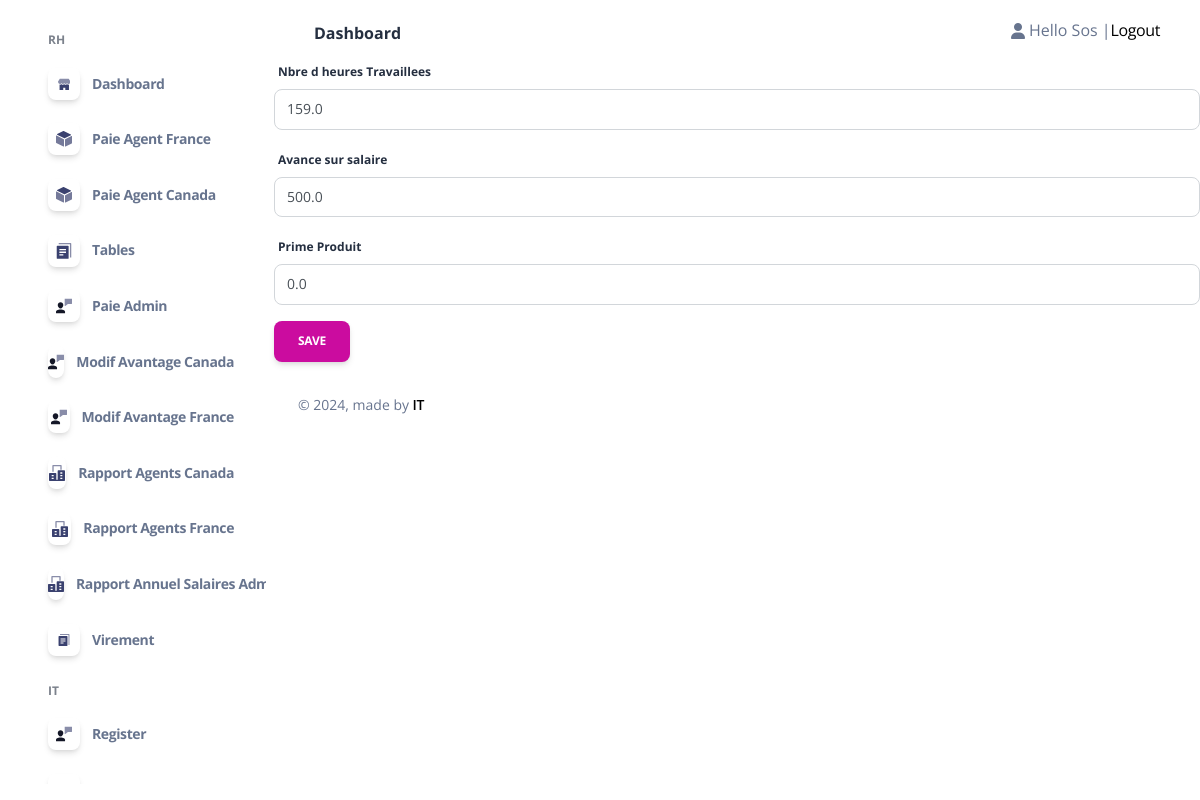
/EditS/3 (signed in), run on the app's committed database.
### admin_Sos/models.py (models this page shows, shortened)
class Collaborateur(models.Model):
    Statut_P= (
        ('AGENT','AGENT'),
        ('CADRE','CADRE'),
        ('TECHNICIEN','TECHNICIEN'),
        ('STAGIAIRE','STAGIAIRE'),
    )
    STATUT_statut = (
        ('ACTIF','ACTIF'),
        ('INACTIF','INACTIF'),
        ('FORMATION','FORMATION'),
        ('STAGE','STAGE'),
    )
    STATUT_activite = (
        ('FRANCE','FRANCE'),
        ('CANADA','CANADA'),
    )
    STATUT_causededepart = (
        ('Demission','Demission'),
        ('Licenciement','Licenciement'),
        ('FPE','FPE'),
        ('Fin de contrat','Fin de contrat'),
        ('Comportement','Comportement'),
        ('Etudes','Etudes'),
        ('Sans motif(Volantaire)','Sans motif(Volantaire)'),
        ('Autre','Autre'),
    )
    Contart = (
        ('Etranger','Etranger'),
        ('Stage','Stage'),
        ('CDD','CDD'),
        ('CDI','CDI'),
    )
    TTGD = (
        ('Célibataire ','Célibataire'),
        ('Marié(e)','Marié(e)'),
        ('Divorcé(e)','Divorcé(e)'),
        ('Veuf(ve)','Veuf(ve)'),
    )
    statut_sexe = (
        ('H','H'),
        ('F','F'),
    )
    statut_TF = (
        ('OUI','OUI'),
        ('NON','NON'),
    )
    Statut = models.CharField(max_length=10,null=True,blank=True,choices=STATUT_statut)
    Nom = models.CharField(max_length=500,null=True,blank=True)
    Prenom = models.CharField(max_length=500,null=True,blank=True)
    Sexe = models.CharField(max_length=50,null=True,blank=True,choices=statut_sexe)
    Date_de_naissance = models.DateField(null=True,blank=True)
    Age = models.PositiveIntegerField(null=True,blank=True)
    Situation_familiale = models.CharField(max_length=100, null=True,blank=True,choices=TTGD)
    Nombre_d_enfants = models.FloatField(default=0, null=True,blank=True)
    N_CIN =models.CharField(default="-",max_length=120 ,null=True,blank=True)
    N_Passeport=models.CharField(default="-",max_length=300 ,null=True,blank=True)
    Nationalité=models.CharField(default="-",max_length=200,null=True,blank=True)
    Adresse_postale=models.CharField(default="-",max_length=200,null=True,blank=True)
    Ville=models.CharField(default="-",max_length=100,null=True,blank=True)
    E_mail= models.EmailField(null=True,blank=True)
    Declaration_CNSS= models.CharField(max_length=100,null=True,blank=True,choices=statut_TF)
    N_de_téléphone=models.CharField(max_length=200,null=True,blank=True)
    RIB = models.CharField(default="-",max_length=300,null=True,blank=True)
    N_CNSS= models.CharField(default="-",max_length=200,null=True,blank=True)
    Type_de_contrat= models.CharField(max_length=100,null=True,blank=True,choices=Contart)
    Salaire_base = models.PositiveBigIntegerField(default=0,null=True,blank=True)
    Nombre_de_Jour_Travaille_Admin= models.PositiveIntegerField(default=0,null=True,blank=True)
    Poste = models.CharField(max_length=100,null=True,blank=True)
    CSP = models.CharField(max_length=100,null=True,blank=True,choices=Statut_P)
    Date_d_entrée = models.DateField(null=True,blank=True)
    Date_de_Sortie = models.DateField(null=True,blank=True)
    anciennetee = models.IntegerField(default=0,null=True, blank=True)
    Motif_de_départ = models.CharField(default="-",max_length=1000,null=True,blank=True,choices=STATUT_causededepart)
    Commentaire = models.CharField(default="-",max_length=1000,null=True,blank=True)
    Prime_Produit = models.FloatField(default=0,null=True,blank=True)
    Nbre_d_heures_Travaillees= models.FloatField(default=0,null=True,blank=True)
    Planifier= models.FloatField(default=0,null=True,blank=True)
    Avance_sur_salaire = models.FloatField(default=0,null=True,blank=True)
    S_H = models.FloatField(default=0,null=True, blank=True)
    Activite=models.CharField(max_length=100,null=True,blank=True,choices=STATUT_activite)
    user =models.OneToOneField(User, null=True,blank=True,on_delete=models.CASCADE)

### admin_Sos/decorators.py (the view)
        def wrapper_func(request,*args, **kwargs):
            group=None
            if request.user.groups.exists():
                group= request.user.groups.all()[0].name
            if group == 'Admin':
                return view_func(request,*args, **kwargs)
            if group == 'Agent':
                return redirect('home')
            else:
                return redirect('login')

### admin_Sos/forms.py
class SalaireForm(forms.ModelForm):
    class Meta:
        model=Collaborateur
        fields=['Nbre_d_heures_Travaillees','Avance_sur_salaire','Prime_Produit']

### admin_Sos/views.py (called while the page is built)
@login_required(login_url='login')
@admin_only
def EditS_Canada_View(request,id):
    instance= Collaborateur.objects.get(id=id)
    if request.method == "POST":
        form = SalaireForm(data=request.POST,files=request.FILES,instance=instance)
        if form.is_valid():
            form.save()
            return redirect('ModifSC')
    if request.method == "GET":
        form = SalaireForm(instance=instance)
    return render(request,'admin_/EditS.html',{'form':form,'collaborateur':instance})

### Templates/admin_/EditS.html (shortened to what this page needs)
{% extends 'admin_/Base/homebase_admin.html' %}
{% block body %}{% include 'admin_/content/Modify/content_editS.html'%}{% endblock  %}

### Templates/admin_/Base/header_admin.html (shortened to what this page needs)
{% load static %}
<body class="g-sidenav-show h-100  bg-gray-100" style="background-color: white !important;">
  <aside class="sidenav navbar navbar-vertical navbar-expand-xs border-0 border-radius-xl my-3 fixed-left ms-3" id="sidenav-main">
    <div class="collapse navbar-collapse h-100 w-200" id="sidenav-collapse-main">
      <ul class="navbar-nav">
        <li class="nav-item mt-3">
          <h6 class="ps-4 ms-2 text-uppercase text-xs font-weight-bolder opacity-6" style="font-weight: bold;!important">RH</h6>
        </li>
        <li class="nav-item">
          <a class="nav-link  {% if request.path == '/home_admin/' %}active{% endif %}" href="{% url 'home_admin' %}">
            <div class="icon icon-shape icon-sm shadow border-radius-md bg-white text-center me-2 d-flex align-items-center justify-content-center">
            </div>
            <span class="nav-link-text ms-1" style="font-weight: bold;!important">Dashboard</span>
          </a>
        </li>
        <li class="nav-item">
          <a class="nav-link {% if request.path == '/HW/' %}active{% endif %}" href="{% url 'tableF' %}">
            <div class="icon icon-shape icon-sm shadow border-radius-md bg-white text-center me-2 d-flex align-items-center justify-content-center">
            </div>
            <span class="nav-link-text ms-1"style="font-weight: bold;!important">Paie Agent France</span>
          </a>
        </li>
        <li class="nav-item">
          <a class="nav-link {% if request.path == '/HW/' %}active{% endif %}" href="{% url 'tableC' %}">
            <div class="icon icon-shape icon-sm shadow border-radius-md bg-white text-center me-2 d-flex align-items-center justify-content-center">
            </div>
            <span class="nav-link-text ms-1"style="font-weight: bold;!important">Paie Agent Canada</span>
          </a>
        </li>
        <li class="nav-item">
          <a class="nav-link {% if request.path == '/table/' %}active{% endif %} " href="{% url 'table' %}">
            <div class="icon icon-shape icon-sm shadow border-radius-md bg-white text-center me-2 d-flex align-items-center justify-content-center">
            </div>
            <span class="nav-link-text ms-1"style="font-weight: bold;!important">Tables</span>
          </a>
        </li>
        <li class="nav-item">
          <a class="nav-link {% if request.path == '/Salaire Admin/' %}active{% endif %} " href="{% url 'salaire_admin' %}">
            <div class="icon icon-shape icon-sm shadow border-radius-md bg-white text-center me-2 d-flex align-items-center justify-content-center">
            </div>
            <span class="nav-link-text ms-1"style="font-weight: bold;!important">Paie Admin</span>
          </a>
        </li>
        <li class="nav-item">
          <a class="nav-link {% if request.path == '/Modif Salaire Agent Canada/' %}active{% endif %}  " href="{% url 'ModifSC' %}">
            <div class="icon icon-shape icon-sm shadow border-radius-md bg-white text-center me-2 d-flex align-items-center justify-content-center">
            </div>
            <span class="nav-link-text ms-1"style="font-weight: bold;!important">Modif Avantage Canada</span>
          </a>
        </li>
        <li class="nav-item">
          <a class="nav-link {% if request.path == '/Modif Salaire Agent France/' %}active{% endif %}  " href="{% url 'ModifSF' %}">
            <div class="icon icon-shape icon-sm shadow border-radius-md bg-white text-center me-2 d-flex align-items-center justify-content-center">
            </div>
            <span class="nav-link-text ms-1"style="font-weight: bold;!important">Modif Avantage France</span>
          </a>
        </li>
        <li class="nav-item">
          <a class="nav-link  {% if request.path == '/rapport Agent Canada/' %}active{% endif %} " href="{% url 'rapport Agent Canada' %}">
            <div class="icon icon-shape icon-sm shadow border-radius-md bg-white text-center me-2 d-flex align-items-center justify-content-center">
            </div>
            <span class="nav-link-text ms-1"style="font-weight: bold;!important">Rapport Agents Canada</span>
          </a>
        </li>
        <li class="nav-item">
          <a class="nav-link  {% if request.path == '/rapport Agent France/' %}active{% endif %} " href="{% url 'rapport Agent France' %}">
            <div class="icon icon-shape icon-sm shadow border-radius-md bg-white text-center me-2 d-flex align-items-center justify-content-center">
            </div>
            <span class="nav-link-text ms-1"style="font-weight: bold;!important">Rapport Agents France</span>
          </a>
        </li>
        <li class="nav-item">
          <a class="nav-link {% if request.path == '/rapport Admin/' %}active{% endif %} " href="{% url 'rapport Admin' %}">
            <div class="icon icon-shape icon-sm shadow border-radius-md bg-white text-center me-2 d-flex align-items-center justify-content-center">
            </div>
            <span class="nav-link-text ms-1"style="font-weight: bold;!important">Rapport Annuel Salaires Admins</span>
          </a>
        </li>
        <li class="nav-item">
          <a class="nav-link {% if request.path == '/Virement/' %}active{% endif %} " href="{% url 'virement' %}">
            <div class="icon icon-shape icon-sm shadow border-radius-md bg-white text-center me-2 d-flex align-items-center justify-content-center">
            </div>
            <span class="nav-link-text ms-1"style="font-weight: bold;!important">Virement</span>
          </a>
        </li>
        <li class="nav-item mt-3">
          <h6 class="ps-4 ms-2 text-uppercase text-xs font-weight-bolder opacity-6" style="font-weight: bold;!important">IT</h6>
        </li>
        <li class="nav-item">
          <a class="nav-link {% if request.path == '/register/' %}active{% endif %} " href="{% url 'register' %}">
            <div class="icon icon-shape icon-sm shadow border-radius-md bg-white text-center me-2 d-flex align-items-center justify-content-center">
            </div>
            <span class="nav-link-text ms-1"style="font-weight: bold;!important">Register</span>
          </a>
        </li>
        <li class="nav-item">
          <a class="nav-link {% if request.path == '/test/' %}active{% endif %} " href="">
            <div class="icon icon-shape icon-sm shadow border-radius-md bg-white text-center me-2 d-flex align-items-center justify-content-center">
            </div>
            <span class="nav-link-text ms-1"style="font-weight: bold;!important">Ticket</span>
          </a>
        </li>
      </ul>
    </div>
  </aside>
  <main class="main-content mt-1 border-radius-lg">
    <nav class="navbar navbar-main navbar-expand-lg px-0 mx-4 shadow-none border-radius-xl" id="navbarBlur" navbar-scroll="true">
      <div class="container-fluid py-1 px-3">
        <nav aria-label="breadcrumb">
          <ol class="breadcrumb bg-transparent mb-0 pb-0 pt-1 px-0 me-sm-6 me-5">
          </ol>
          <h6 class="font-weight-bolder mb-0"style="font-weight: bold;!important;" >Dashboard</h6>
        </nav>
        <div class="collapse navbar-collapse mt-sm-0 mt-2 me-md-0 me-sm-4" id="navbar">
          <ul class="navbar-nav  justify-content-end">
            <li class="nav-item d-flex align-items-center">
              {% if request.user.is_authenticated%}
                <i class="fa fa-user me-sm-1"></i>
				    			    <div> Hello {{request.user}} | </a></div>
                      <div><a  href="{% url 'logout' %}" > Logout</a></div>
						  {% endif %}
            </li>
          </ul>
        </div>
      </div>
    </nav>

### Templates/admin_/content/Modify/content_editS.html (shortened to what this page needs)
{% load crispy_forms_tags %}
<form method="POST" enctype="multipart/form-data" data-url="{% url 'EditSC' id=collaborateur.id %}" class="create-form">
   {{form|crispy}}
   <button type="submit" name="Ajouter" value="Ajouter" class="btn btn-primary">Save</button>
</form>

### static/Admin Page/assets/css/nucleo-svg.css (style rules this page uses)
.icon { display: inline-block; color: #111111; height: 1em; width: 1em; }
.icon-sm { height: 0.8em; width: 0.8em; }
.icon { fill: currentColor; stroke: none; }

### data on the page
Collaborateur: Nbre_d_heures_Travaillees "159.0", Avance_sur_salaire "500.0", Prime_Produit "0.0"

### other printed values
{{ request.user }} "Sos"
